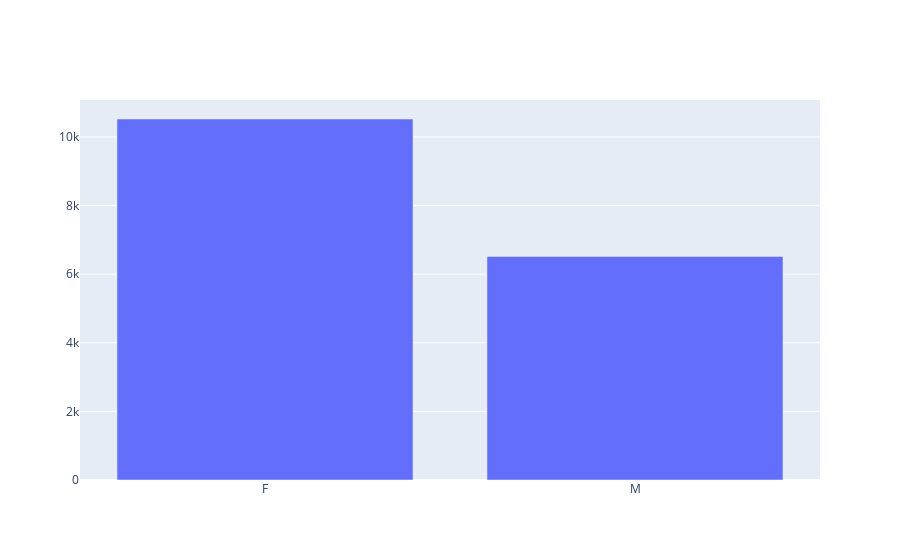

The notebook cell saved with this chart:
### Code cell
fig = go.Figure([go.Bar(x=['F','M'], 
y=[cca_unique_id[cca_unique_id.gender=='F'].count()[0], cca_unique_id[cca_unique_id.gender=='M'].count()[0]])])
fig

### Figure 1 — Plotly figure (JSON) as saved in the notebook; plotly's stock layout.template omitted (floating-point values rounded to 4 significant figures)
{"data": [{"type": "bar", "x": ["F", "M"], "y": [10525, 6518]}], "layout": {}}
